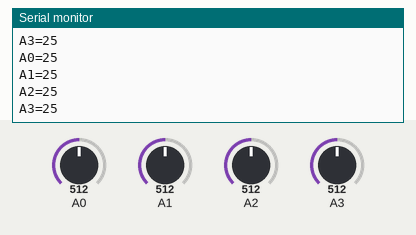
This sketch was run on a simulated Arduino Uno, built with avr-gcc and run on an emulated ATmega328P. Shown: the last lines printed to the serial monitor. The inputs (shaded band) are chosen by the test bench; at power-on: A0 = 512, A1 = 512, A2 = 512, A3 = 512.

Above: at 1.8 s.
1.9 s: A0 set to 716
3.4 s: A1 set to 716
At 4.7 s:
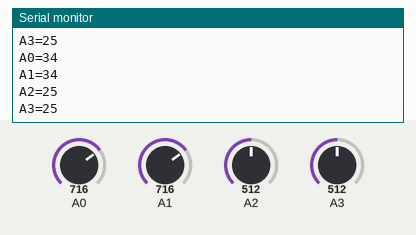
4.9 s: A2 set to 716
At 6.0 s:
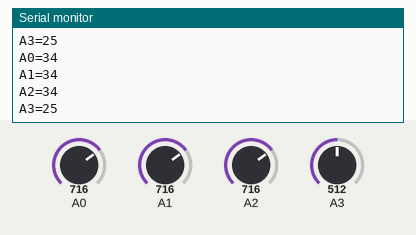
6.4 s: A3 set to 716
At 7.7 s:
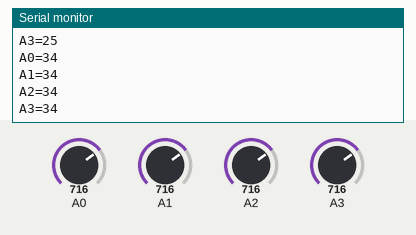
7.9 s: A0 set to 992
9.4 s: A1 set to 992
At 11.1 s:
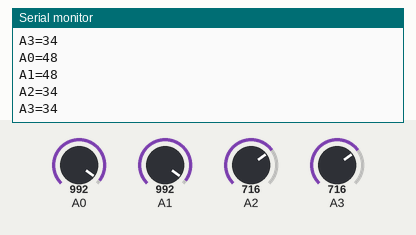
Timing chart, 0 to 11.9 s (numbered marks = the images above; inputs shaded):
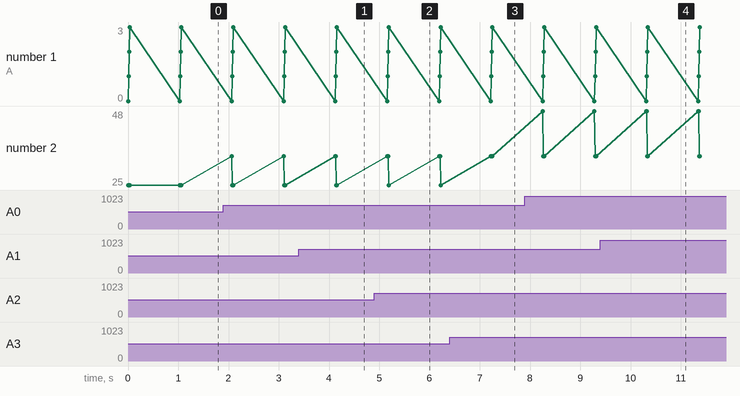

Measured:
- after the input at 3.4 s, the serial monitor: prints a new line after 0.74 s (image 1)
- after the input at 4.9 s, the serial monitor: prints a new line after 0.28 s (image 2)
- after the input at 6.4 s, the serial monitor: prints a new line after 0.85 s (image 3)
- after the input at 9.4 s, the serial monitor: prints a new line after 0.92 s (image 4)

The sketch:

LDR_Reading.ino
```cpp
uint8_t data0;
uint8_t data1;
uint8_t data2;
uint8_t data3;
void setup() {
  Serial.begin(9600);
  pinMode(A0, INPUT);
  pinMode(A1, INPUT);
  pinMode(A2, INPUT);
  pinMode(A3, INPUT);
}

void loop() {
  data0 = map(analogRead(A0), 0, 1023, 0, 50);
  Serial.println("A0=" + String(data0));
  delay(10);
  data1 = map(analogRead(A1), 0, 1023, 0, 50);
  Serial.println("A1=" + String(data1));
  delay(10);
  data2 = map(analogRead(A2), 0, 1023, 0, 50);
  Serial.println("A2=" + String(data2));
  delay(10);
  data3 = map(analogRead(A3), 0, 1023, 0, 50);
  Serial.println("A3=" + String(data3));
  Serial.println("");
  delay(1000);
}
```
